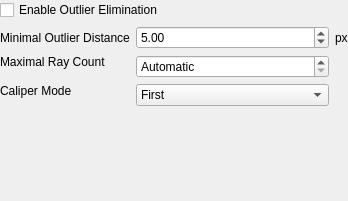
<?xml version="1.0" encoding="UTF-8"?>
<ui version="4.0">
 <class>CCircleFinderParamsGuiComp</class>
 <widget class="QWidget" name="CCircleFinderParamsGuiComp">
  <property name="geometry">
   <rect>
    <x>0</x>
    <y>0</y>
    <width>348</width>
    <height>201</height>
   </rect>
  </property>
  <layout class="QGridLayout" name="gridLayout">
   <property name="margin">
    <number>0</number>
   </property>
   <item row="0" column="0" colspan="2">
    <widget class="QCheckBox" name="EnableOutliersElimination">
     <property name="text">
      <string>Enable Outlier Elimination</string>
     </property>
    </widget>
   </item>
   <item row="2" column="0">
    <widget class="QLabel" name="label_4">
     <property name="sizePolicy">
      <sizepolicy hsizetype="Maximum" vsizetype="Preferred">
       <horstretch>0</horstretch>
       <verstretch>0</verstretch>
      </sizepolicy>
     </property>
     <property name="text">
      <string>Maximal Ray Count</string>
     </property>
    </widget>
   </item>
   <item row="1" column="0">
    <widget class="QLabel" name="MinOutliersDistanceLabel">
     <property name="sizePolicy">
      <sizepolicy hsizetype="Maximum" vsizetype="Preferred">
       <horstretch>0</horstretch>
       <verstretch>0</verstretch>
      </sizepolicy>
     </property>
     <property name="text">
      <string>Minimal Outlier Distance</string>
     </property>
    </widget>
   </item>
   <item row="1" column="1">
    <widget class="QDoubleSpinBox" name="MinOutliersDistance">
     <property name="minimum">
      <double>0.100000000000000</double>
     </property>
     <property name="maximum">
      <double>100.000000000000000</double>
     </property>
     <property name="value">
      <double>5.000000000000000</double>
     </property>
    </widget>
   </item>
   <item row="2" column="1" rowspan="2">
    <widget class="QSpinBox" name="MaxRaysCount">
     <property name="specialValueText">
      <string>Automatic</string>
     </property>
     <property name="minimum">
      <number>2</number>
     </property>
     <property name="maximum">
      <number>1000</number>
     </property>
     <property name="value">
      <number>2</number>
     </property>
    </widget>
   </item>
   <item row="3" column="0" rowspan="2">
    <widget class="QLabel" name="label">
     <property name="sizePolicy">
      <sizepolicy hsizetype="Maximum" vsizetype="Preferred">
       <horstretch>0</horstretch>
       <verstretch>0</verstretch>
      </sizepolicy>
     </property>
     <property name="text">
      <string>Caliper Mode</string>
     </property>
    </widget>
   </item>
   <item row="4" column="1">
    <widget class="QComboBox" name="CaliperMode">
     <item>
      <property name="text">
       <string>First</string>
      </property>
     </item>
     <item>
      <property name="text">
       <string>Best</string>
      </property>
     </item>
    </widget>
   </item>
   <item row="5" column="0" colspan="2">
    <spacer name="verticalSpacer">
     <property name="orientation">
      <enum>Qt::Vertical</enum>
     </property>
     <property name="sizeHint" stdset="0">
      <size>
       <width>20</width>
       <height>40</height>
      </size>
     </property>
    </spacer>
   </item>
   <item row="1" column="2">
    <widget class="QLabel" name="UnitLabel">
     <property name="sizePolicy">
      <sizepolicy hsizetype="Maximum" vsizetype="Preferred">
       <horstretch>0</horstretch>
       <verstretch>0</verstretch>
      </sizepolicy>
     </property>
     <property name="text">
      <string>px</string>
     </property>
    </widget>
   </item>
  </layout>
 </widget>
 <resources/>
 <connections>
  <connection>
   <sender>EnableOutliersElimination</sender>
   <signal>toggled(bool)</signal>
   <receiver>MinOutliersDistanceLabel</receiver>
   <slot>setVisible(bool)</slot>
   <hints>
    <hint type="sourcelabel">
     <x>33</x>
     <y>11</y>
    </hint>
    <hint type="destinationlabel">
     <x>64</x>
     <y>40</y>
    </hint>
   </hints>
  </connection>
  <connection>
   <sender>EnableOutliersElimination</sender>
   <signal>toggled(bool)</signal>
   <receiver>MinOutliersDistance</receiver>
   <slot>setVisible(bool)</slot>
   <hints>
    <hint type="sourcelabel">
     <x>137</x>
     <y>10</y>
    </hint>
    <hint type="destinationlabel">
     <x>228</x>
     <y>37</y>
    </hint>
   </hints>
  </connection>
 </connections>
</ui>
